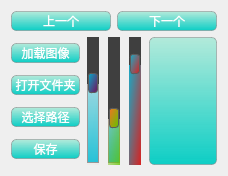
         <widget class="QWidget" name="">
          <property name="geometry">
           <rect>
            <x>30</x>
            <y>330</y>
            <width>228</width>
            <height>176</height>
           </rect>
          </property>
          <layout class="QGridLayout" name="gridLayout_5">
           <item row="2" column="0">
            <layout class="QGridLayout" name="gridLayout_4">
             <item row="0" column="0">
              <layout class="QVBoxLayout" name="verticalLayout_21">
               <item>
                <widget class="QPushButton" name="loadImageButton">
                 <property name="styleSheet">
                  <string notr="true">QPushButton {
    background-color: qlineargradient(x1:0, y1:0, x2:0, y2:1, stop: 0 rgb(38, 222, 170,0.3), stop: 1 rgba(13, 206, 197, 255));
    border: 1px solid rgba(128, 128, 128, 128);
    border-radius: 5px;
    box-shadow: 0 0 5px rgba(0, 0, 0, 50);
    color: rgba(255, 255, 255, 255);
    font: 10pt &quot;Roboto&quot;;
}

QPushButton:hover {
  background-color: qlineargradient(x1:0, y1:0, x2:1, y2:1, stop:0 rgb(24, 170, 198), stop:1 rgb(216, 33, 32)); /* 悬停时的背景渐变 */
}

QPushButton:pressed {
  color: rgb(3, 85, 160); /* 按下时的文本颜色 */
  background-color: #767676; /* 按下时的背景色 */
}
</string>
                 </property>
                 <property name="text">
                  <string>加载图像</string>
                 </property>
                </widget>
               </item>
               <item>
                <widget class="QPushButton" name="openFolderButton">
                 <property name="styleSheet">
                  <string notr="true">QPushButton {
    background-color: qlineargradient(x1:0, y1:0, x2:0, y2:1, stop: 0 rgb(38, 222, 170,0.3), stop: 1 rgba(13, 206, 197, 255));
    border: 1px solid rgba(128, 128, 128, 128);
    border-radius: 5px;
    box-shadow: 0 0 5px rgba(0, 0, 0, 50);
    color: rgba(255, 255, 255, 255);
    font: 10pt &quot;Roboto&quot;;
}

QPushButton:hover {
  background-color: qlineargradient(x1:0, y1:0, x2:1, y2:1, stop:0 rgb(24, 170, 198), stop:1 rgb(216, 33, 32)); /* 悬停时的背景渐变 */
}

QPushButton:pressed {
  color: rgb(3, 85, 160); /* 按下时的文本颜色 */
  background-color: #767676; /* 按下时的背景色 */
}
</string>
                 </property>
                 <property name="text">
                  <string>打开文件夹</string>
                 </property>
                </widget>
               </item>
               <item>
                <widget class="QPushButton" name="saveFolderButton">
                 <property name="styleSheet">
                  <string notr="true">QPushButton {
    background-color: qlineargradient(x1:0, y1:0, x2:0, y2:1, stop: 0 rgb(38, 222, 170,0.3), stop: 1 rgba(13, 206, 197, 255));
    border: 1px solid rgba(128, 128, 128, 128);
    border-radius: 5px;
    box-shadow: 0 0 5px rgba(0, 0, 0, 50);
    color: rgba(255, 255, 255, 255);
    font: 10pt &quot;Roboto&quot;;
}

QPushButton:hover {
  background-color: qlineargradient(x1:0, y1:0, x2:1, y2:1, stop:0 rgb(24, 170, 198), stop:1 rgb(216, 33, 32)); /* 悬停时的背景渐变 */
}

QPushButton:pressed {
  color: rgb(3, 85, 160); /* 按下时的文本颜色 */
  background-color: #767676; /* 按下时的背景色 */
}
</string>
                 </property>
                 <property name="text">
                  <string>选择路径</string>
                 </property>
                </widget>
               </item>
               <item>
                <widget class="QPushButton" name="saveButton">
                 <property name="styleSheet">
                  <string notr="true">QPushButton {
    background-color: qlineargradient(x1:0, y1:0, x2:0, y2:1, stop: 0 rgb(38, 222, 170,0.3), stop: 1 rgba(13, 206, 197, 255));
    border: 1px solid rgba(128, 128, 128, 128);
    border-radius: 5px;
    box-shadow: 0 0 5px rgba(0, 0, 0, 50);
    color: rgba(255, 255, 255, 255);
    font: 10pt &quot;Roboto&quot;;
}

QPushButton:hover {
  background-color: qlineargradient(x1:0, y1:0, x2:1, y2:1, stop:0 rgb(24, 170, 198), stop:1 rgb(216, 33, 32)); /* 悬停时的背景渐变 */
}

QPushButton:pressed {
  color: rgb(3, 85, 160); /* 按下时的文本颜色 */
  background-color: #767676; /* 按下时的背景色 */
}
</string>
                 </property>
                 <property name="text">
                  <string>保存</string>
                 </property>
                </widget>
               </item>
              </layout>
             </item>
             <item row="0" column="2">
              <layout class="QVBoxLayout" name="verticalLayout1234124">
               <item>
                <widget class="QLabel" name="previewLabel">
                 <property name="styleSheet">
                  <string notr="true">QLabel {
    background-color: qlineargradient(x1:0, y1:0, x2:0, y2:1, stop: 0 rgb(38, 222, 170,0.3), stop: 1 rgba(13, 206, 197, 255));
    border: 1px solid rgba(128, 128, 128, 128);
    border-radius: 5px;
    box-shadow: 0 0 5px rgba(0, 0, 0, 50);
    color: rgba(255, 255, 255, 255);
    font: 10pt &quot;Roboto&quot;;
}

QLabel::hover {
    background-color: qlineargradient(x1: 0, y1: 0, x2: 0, y2: 1, stop: 0 rgba(0, 211, 0), stop: 1.0 rgba(13, 206, 197, 255));
}

QLabel::indicator {
    width: 16px;
    height: 16px;
    image: url(:/icons/your_icon.png);
    opacity: 0.5;
    position: absolute;
    left: 50%;
    top: 50%;
    margin-left: -8px;
    margin-top: -8px;
}
</string>
                 </property>
                 <property name="text">
                  <string/>
                 </property>
                </widget>
               </item>
              </layout>
             </item>
             <item row="0" column="1">
              <layout class="QGridLayout" name="gridLayout_2">
               <item row="0" column="1">
                <widget class="QSlider" name="rotationSlider">
                 <property name="styleSheet">
                  <string notr="true">QSlider::groove:vertical {
    border: 1px solid #999999;
    background: qlineargradient(x1: 0, y1: 0, x2: 0, y2: 1, stop: 0 #E6E6E6, stop: 1.0 #24c4da);
    width: 10px;
    margin: 2px 0;
}

QSlider::handle:vertical {
    background: qlineargradient(x1: 0, y1: 0, x2: 1, y2: 1, stop:0 rgb(238, 118, 33), stop:1 rgb(97, 194, 0));
    border: 1px solid #5c5c5c;
    height: 18px;
    margin: -2px 0; /* handle is placed by default on the contents rect of the groove. Expand outside the groove */
    border-radius: 3px;
}

QSlider::add-page:vertical {
    background: qlineargradient(x1: 0, y1: 0, x2: 1, y2: 1, stop:0 rgba(238, 118, 33,0.1), stop:1 rgba(97, 194, 0,0.8));
}

QSlider::sub-page:vertical {
    background: #3F3F3F;
}
</string>
                 </property>
                 <property name="maximum">
                  <number>360</number>
                 </property>
                 <property name="singleStep">
                  <number>1</number>
                 </property>
                 <property name="value">
                  <number>123</number>
                 </property>
                 <property name="orientation">
                  <enum>Qt::Vertical</enum>
                 </property>
                </widget>
               </item>
               <item row="0" column="3">
                <widget class="QSlider" name="slider_adjust_contrast">
                 <property name="styleSheet">
                  <string notr="true">QSlider::groove:vertical {
    border: 1px solid #999999;
    background: qlineargradient(x1: 0, y1: 0, x2: 0, y2: 1, stop: 0 #E6E6E6, stop: 1.0 #24c4da);
    width: 10px;
    margin: 2px 0;
}

QSlider::handle:vertical {
    background: qlineargradient(x1: 0, y1: 0, x2: 1, y2: 1, stop: 0 rgb(24, 170, 198), stop: 1 rgb(216, 33, 32));
    border: 1px solid #5c5c5c;
    height: 18px;
    margin: -2px 0; /* handle is placed by default on the contents rect of the groove. Expand outside the groove */
    border-radius: 3px;
}

QSlider::add-page:vertical {
    background: qlineargradient(x1: 0, y1: 0, x2: 1, y2: 1, stop: 0 rgb(24, 170, 198), stop: 1 rgb(216, 33, 32));
}

QSlider::sub-page:vertical {
    background: #3F3F3F;
}
</string>
                 </property>
                 <property name="minimum">
                  <number>-50</number>
                 </property>
                 <property name="maximum">
                  <number>50</number>
                 </property>
                 <property name="pageStep">
                  <number>10</number>
                 </property>
                 <property name="value">
                  <number>35</number>
                 </property>
                 <property name="orientation">
                  <enum>Qt::Vertical</enum>
                 </property>
                </widget>
               </item>
               <item row="0" column="0">
                <widget class="QSlider" name="scaleSlider">
                 <property name="sizePolicy">
                  <sizepolicy hsizetype="Fixed" vsizetype="Ignored">
                   <horstretch>0</horstretch>
                   <verstretch>0</verstretch>
                  </sizepolicy>
                 </property>
                 <property name="toolTip">
                  <string>&lt;html&gt;&lt;head/&gt;&lt;body&gt;&lt;p&gt;scaleSlider&lt;/p&gt;&lt;/body&gt;&lt;/html&gt;</string>
                 </property>
                 <property name="styleSheet">
                  <string notr="true">QSlider::groove:vertical {
    border: 1px solid #999999;
    background: qlineargradient(x1: 0, y1: 0, x2: 0, y2: 1, stop: 0 #E6E6E6, stop: 1.0 #24c4da);
    width: 10px;
    margin: 2px 0;
}

QSlider::handle:vertical {
    background: qlineargradient(x1: 0, y1: 0, x2: 1, y2: 1, stop: 0 rgb(5, 170, 198), stop: 1 rgb(116, 13, 92));
    border: 1px solid #5c5c5c;
    height: 18px;
    margin: -2px 0; /* handle is placed by default on the contents rect of the groove. Expand outside the groove */
    border-radius: 3px;
}

QSlider::add-page:vertical {
   background: qlineargradient(x1: 0, y1: 0, x2: 1, y2: 1, stop: 0 rgba(4, 170, 98,1.5), stop: 1 rgba(116, 13, 12,4.6));
}

QSlider::sub-page:vertical {
    background: #3F3F3F;
}
</string>
                 </property>
                 <property name="minimum">
                  <number>50</number>
                 </property>
                 <property name="maximum">
                  <number>200</number>
                 </property>
                 <property name="pageStep">
                  <number>0</number>
                 </property>
                 <property name="value">
                  <number>150</number>
                 </property>
                 <property name="orientation">
                  <enum>Qt::Vertical</enum>
                 </property>
                </widget>
               </item>
              </layout>
             </item>
            </layout>
           </item>
           <item row="1" column="0">
            <layout class="QHBoxLayout" name="horizontalLayout111111">
             <item>
              <widget class="QPushButton" name="previousImageButton">
               <property name="styleSheet">
                <string notr="true">QPushButton {
    background-color: qlineargradient(x1:0, y1:0, x2:0, y2:1, stop: 0 rgb(38, 222, 170,0.3), stop: 1 rgba(13, 206, 197, 255));
    border: 1px solid rgba(128, 128, 128, 128);
    border-radius: 5px;
    box-shadow: 0 0 5px rgba(0, 0, 0, 50);
    color: rgba(255, 255, 255, 255);
    font: 10pt &quot;Roboto&quot;;
}

QPushButton:hover {
  background-color: qlineargradient(x1:0, y1:0, x2:1, y2:1, stop:0 rgba(0, 0, 255,0.8), stop:1 rgba(216, 33, 32,0.3)); /* 悬停时的背景渐变 */
}

QPushButton:pressed {
  color: rgb(3, 85, 160); /* 按下时的文本颜色 */
  background-color: #767676; /* 按下时的背景色 */
}
</string>
               </property>
               <property name="text">
                <string>上一个</string>
               </property>
              </widget>
             </item>
             <item>
              <widget class="QPushButton" name="nextImageButton">
               <property name="styleSheet">
                <string notr="true">QPushButton {
    background-color: qlineargradient(x1:0, y1:0, x2:0, y2:1, stop: 0 rgb(38, 222, 170,0.3), stop: 1 rgba(13, 206, 197, 255));
    border: 1px solid rgba(128, 128, 128, 128);
    border-radius: 5px;
    box-shadow: 0 0 5px rgba(0, 0, 0, 50);
    color: rgba(255, 255, 255, 255);
    font: 10pt &quot;Roboto&quot;;
}

QPushButton:hover {
  background-color: qlineargradient(x1:0, y1:0, x2:1, y2:1, stop:0 rgba(24, 170, 198,0.2), stop:1 rgb(216, 33, 32)); /* 悬停时的背景渐变 */
}

QPushButton:pressed {
  color: rgb(3, 85, 160); /* 按下时的文本颜色 */
  background-color: #767676; /* 按下时的背景色 */
}
</string>
               </property>
               <property name="text">
                <string>下一个</string>
               </property>
              </widget>
             </item>
            </layout>
           </item>
          </layout>
         </widget>
